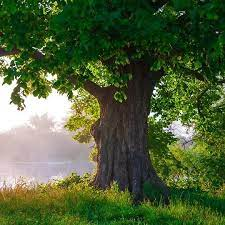
//> input picture images/test.jpeg, 225 x 225 px
$ ./conv   (built with g++ and OpenCV 4)
//> lines starting //> are read from the running program, lines starting //| are printed output that depends on the picture
#include <bits/stdc++.h>
#include <opencv2/opencv.hpp>
#include <opencv2/core.hpp>

void letterBox(cv::Mat& input_img, cv::Mat& output_img, int kernel_h, int kernel_w){
    /*function to pad the image*/

    int top = std::ceil((kernel_h - 1)/2);
    int bottom = std::floor((kernel_h - 1)/2);
    int left = std::ceil((kernel_w - 1)/2);
    int right = std::floor((kernel_w - 1)/2);

    cv::copyMakeBorder(input_img, output_img, top, bottom, left, right, cv::BORDER_CONSTANT, cv::Scalar(0));
}

void Conv2D(cv::Mat& input_img, cv::Mat& output_img, std::vector<std::vector<float>>& kernel){

    int kernel_h = kernel.size();
    int kernel_w = kernel[0].size();
    int num_channel = input_img.channels();

    //padding
    cv::Mat padded_img;
    letterBox(input_img, padded_img, kernel_h, kernel_w);

    //convolution
    for(int k=0; k<num_channel; k++){
        for(int i=0; i<padded_img.rows-kernel_h+1; i++){
            for(int j=0; j<padded_img.cols-kernel_w+1; j++){
                float sum = 0.0;
                for(int m=0; m<kernel_h; m++){
                    for(int n=0; n<kernel_w; n++){
                        sum += padded_img.at<cv::Vec3b>(i+m, j+n)[k] * kernel[m][n];
                    }
                }
                output_img.at<cv::Vec3b>(i, j)[k] = sum;
            }
        }
    }
}

int main(){
    std::string path = "../images/test.jpeg";
    cv::Mat image = cv::imread(path);
//> image is the input picture: 225 rows x 225 cols, CV_8UC3; mean B, G, R 56.9, 95.2, 78

    //average blur kernel
    std::vector<std::vector<float>> kernel
    {
        {1/9.0, 1/9.0, 1/9.0},
        {1/9.0, 1/9.0, 1/9.0},
        {1/9.0, 1/9.0, 1/9.0}
    };

    cv::Mat Output_img(image.rows, image.cols, image.type());
    Conv2D(image, Output_img, kernel);
//> in letterBox, `cv::copyMakeBorder(input_img, output_img, top, bottom, left, right, cv..`:
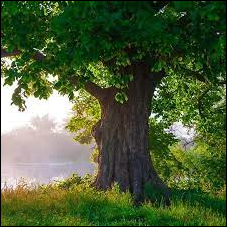
//> output_img: 227 rows x 227 cols, CV_8UC3; mean B, G, R 55.9, 93.5, 76.7
//> after the loop in Conv2D, `for(int k=0; k<num_channel; k++)`:
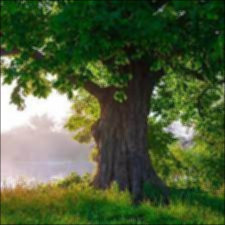
//> output_img: 225 rows x 225 cols, CV_8UC3; mean B, G, R 56.1, 94.2, 77.2

    cv::imshow("Output Image", Output_img);
    cv::waitKey(0);
    cv::destroyAllWindows();

    return 0;
}

$ run again, with images/sample.jpg copied over images/test.jpeg
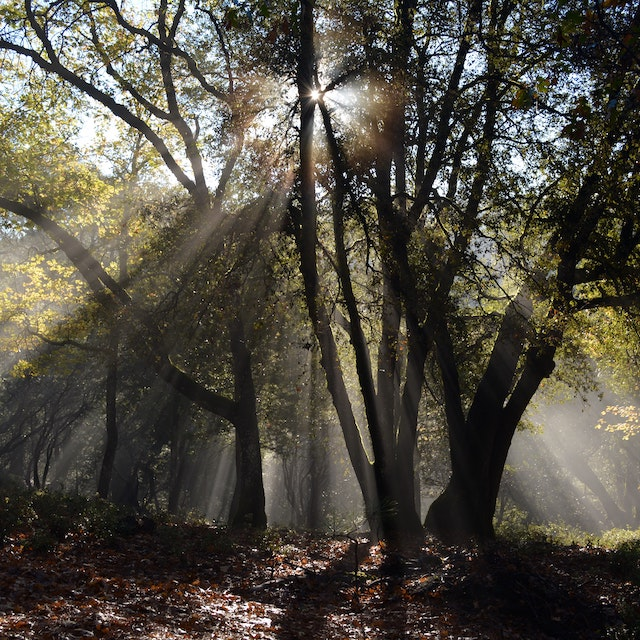
//> input picture images/sample.jpg, 640 x 640 px
//> image is the input picture: 640 rows x 640 cols, CV_8UC3; mean B, G, R 66, 76.3, 80.7
//> in letterBox, `cv::copyMakeBorder(input_img, output_img, top, bottom, left, right, cv..`:
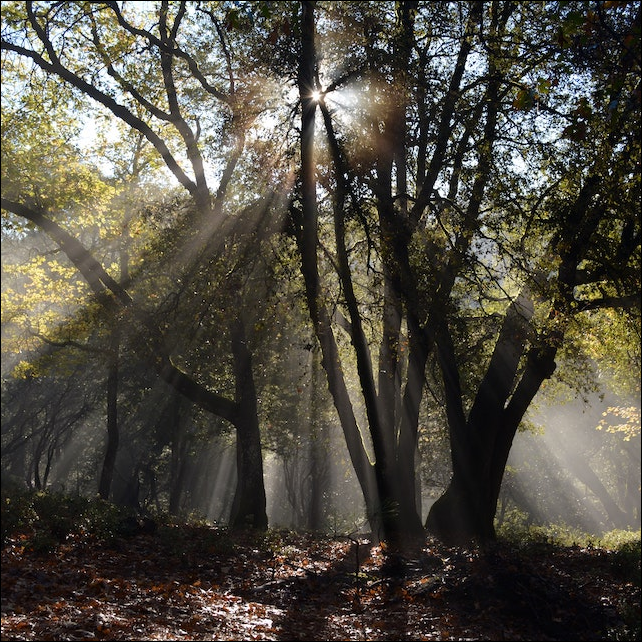
//> output_img: 642 rows x 642 cols, CV_8UC3; mean B, G, R 65.6, 75.9, 80.2
//> after the loop in Conv2D, `for(int k=0; k<num_channel; k++)`:
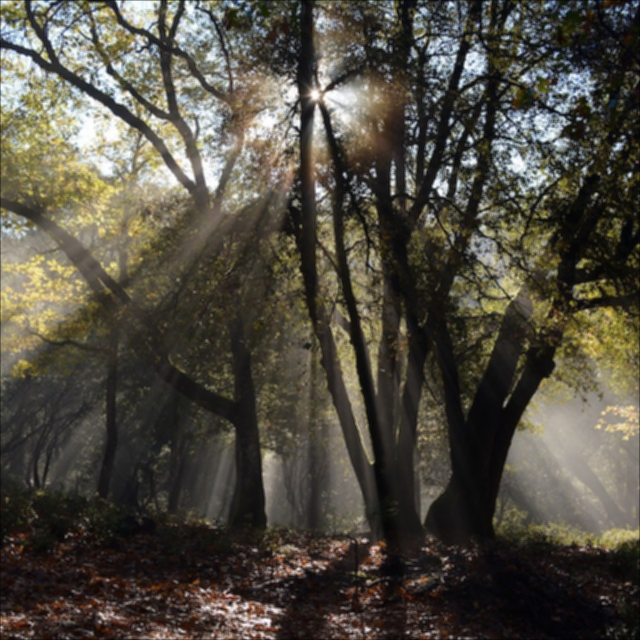
//> output_img: 640 rows x 640 cols, CV_8UC3; mean B, G, R 65.4, 75.7, 80.1
